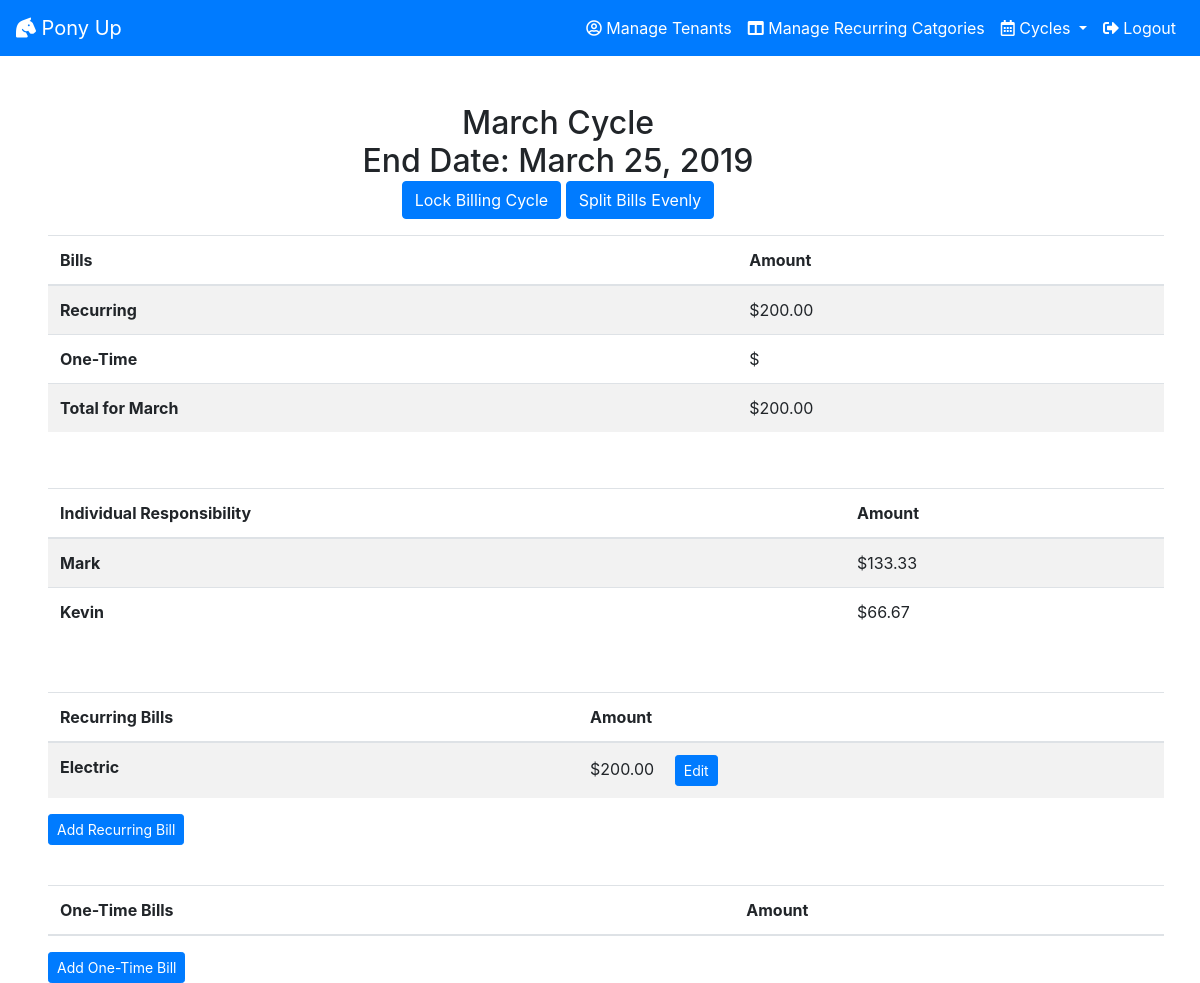
Before: /cycleDetail/51 (signed in) with the older database file.
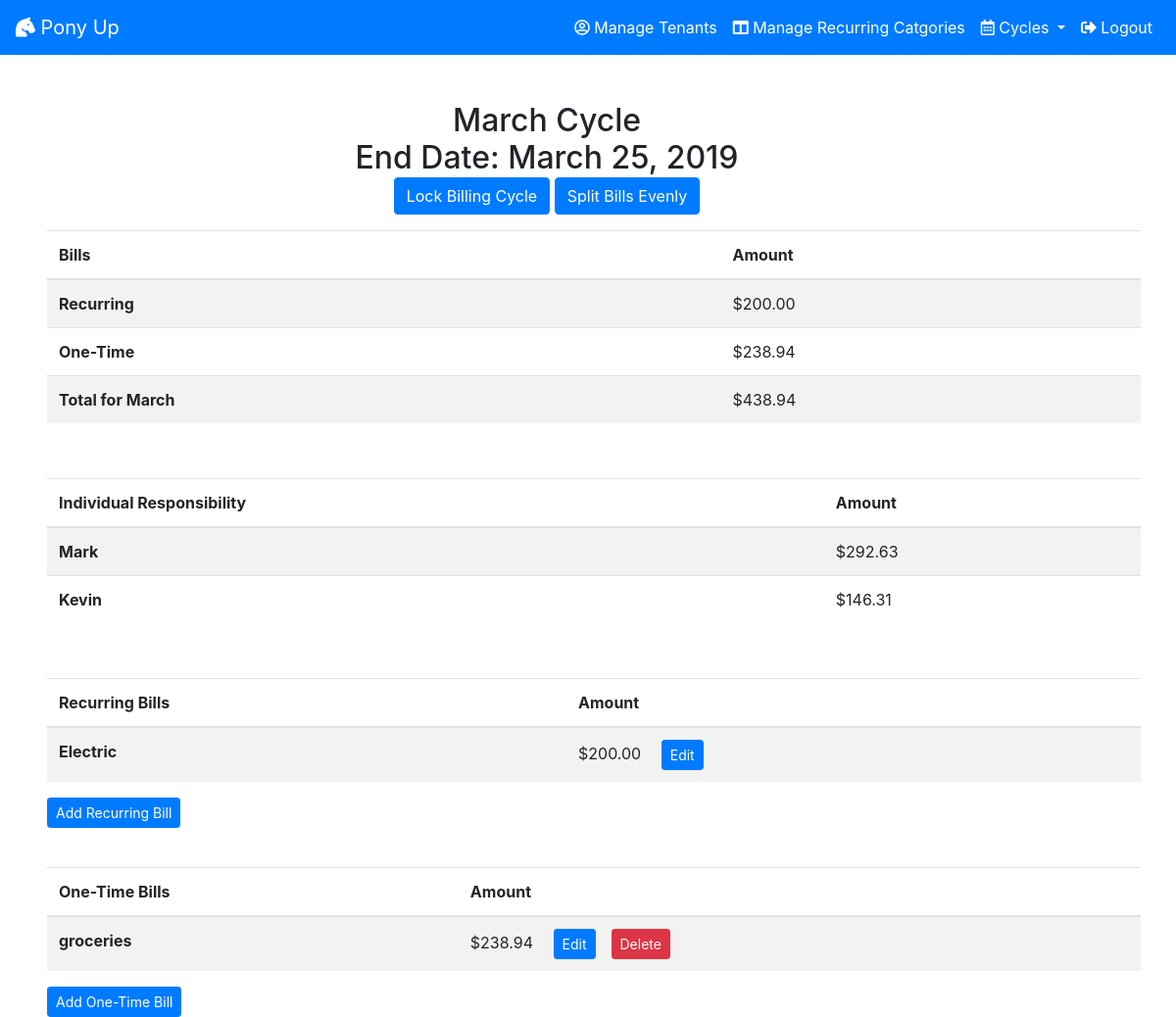
After: the same page with the newer database file.
### cycles/models.py (models this page shows, shortened)
class Tenant(models.Model):
    name =  models.CharField(max_length=100)
    income = models.DecimalField(max_digits=9, decimal_places=2)
    manager = models.ForeignKey(User, on_delete=models.CASCADE)
    deletedOn = models.DateField(default=None, null=True)
    cycle = models.ManyToManyField("Cycle", through='tenantCycle')

class Bills(models.Model):
    name = models.CharField(max_length=100)
    amount = models.DecimalField(max_digits=9, decimal_places=2)
    recurring = models.BooleanField(default=None, null=False)
    cycle = models.ForeignKey(Cycle, on_delete=models.CASCADE)
    manager = models.ForeignKey(User, on_delete=models.CASCADE)

### cycles/views/cyclelist.py (the view)
# urls.py: path('cycleDetail/<int:cycle_id>', views.cycleDetail, name='cycleDetail'),
def cycleDetail(request, cycle_id):
    managerId = request.user.id
    recurringBills = Bills.objects.filter(recurring=1, cycle=cycle_id)
    recurringBillsDue = Bills.objects.filter(
        recurring=1, cycle=cycle_id).aggregate(Sum('amount'))
    oneTimeBills = Bills.objects.filter(recurring=0, cycle=cycle_id)
    oneTimeBillsDue = Bills.objects.filter(
        recurring=0, cycle=cycle_id).aggregate(Sum('amount'))
    print(oneTimeBillsDue)
    cycle = get_object_or_404(Cycle, pk=cycle_id)
    allBillsDue = Bills.objects.filter(cycle=cycle_id).aggregate(Sum('amount'))
    allBillsDueInt = allBillsDue['amount__sum']
    currentTenants = Tenant.objects.filter(cycle=cycle_id)
    currentTenantsIncome = Tenant.objects.filter(
        cycle=cycle_id).aggregate(Sum('income'))
    currentTenantsIncomeInt = currentTenantsIncome['income__sum']
    percentAmtDueSplit = dict()
    duePerTenant = list()
    numberOfTenants = Tenant.objects.filter(cycle=cycle_id).count()
    if allBillsDueInt == None:
        allBillsDueInt = 0
    if cycle.split == 0:
        for tenant in currentTenants:
            if numberOfTenants == 1:
                duePerTenant = allBillsDueInt
            else:
                duePerTenant = allBillsDueInt/numberOfTenants
    elif cycle.split == 1:
        for tenant in currentTenants:
            tenantName = tenant.name
            incomePercent = tenant.income/currentTenantsIncomeInt
            percentAmtDue = allBillsDueInt*incomePercent
            percentAmtDueSplit[tenantName] = percentAmtDue
    context = {'recurringBills': recurringBills, 'recurringBillsDue': recurringBillsDue, 'allBillsDue': allBillsDue, 'oneTimeBillsDue': oneTimeBillsDue,
               'oneTimeBills': oneTimeBills, 'cycle': cycle, 'currentTenants': currentTenants, 'duePerTenant': duePerTenant, 'percentAmtDue': percentAmtDueSplit}
    return render(request, 'cycles/cycleDetail.html', context)

### cycles/templates/cycles/cycleDetail.html (shortened to what this page needs)
{% extends "cycles/index.html" %}
{% block content %}
<div class="maxWidth">
    <br>
    <br>
    <h2 class='mx-5 center'>{{ cycle.name }} Cycle</h2>
    <h2 class='mx-5 center'>End Date: {{ cycle.endDate }}</h2>
    <div class='center'>
        {% if cycle.inactive == 0 %}
        <a href="{% url 'cycles:cycleLock' cycle.id %}"><button
                class="btn btn-primary btn-md">Lock Billing
                Cycle</button></a>
        {% endif %}
        {% if cycle.split == 1 %}
        <a href="{% url 'cycles:percentSplit' cycle.id %}"><button
                class="btn btn-primary btn-md">Split Bills
                Evenly</button></a>
        {% endif %}
    </div>
    {% if cycle.split == 1 %}
    <table class="table table-striped mx-5 mt-3">
        <thead>
            <tr>
                <th scope="col">Bills</th>
                <th scope="col">Amount</th>
            </tr>
        </thead>
        <tbody>
            <tr>
                <th scope="row">Recurring</th>
                <td>${{ recurringBillsDue.amount__sum|floatformat:2 }}</td>
            </tr>
            <tr>
                <th scope="row">One-Time</th>
                <td>${{ oneTimeBillsDue.amount__sum|floatformat:2 }}</td>
            </tr>
            <tr>
                <th scope="row">Total for {{ cycle.name }}</th>
                <td>${{ allBillsDue.amount__sum|floatformat:2 }}</td>
            </tr>
        </tbody>
    </table>
    <br>
    <table class="table table-striped mx-5 mt-3">
        <thead>
            <tr>
                <th scope="col">Individual Responsibility</th>
                <th scope="col">Amount</th>
            </tr>
        </thead>
        <tbody>
            {% for tenant, due in percentAmtDue.items %}
            <tr>
                <th scope="row">{{ tenant }}</th>
                <td>${{ due|floatformat:2 }}</td>
            </tr>
            {% endfor %}
        </tbody>
    </table>
    {% endif %}
    <br>
    {% if cycle.inactive == 0 %}
    <table class="table table-striped mx-5 mt-3">
        <thead>
            <tr>
                <th scope="col">Recurring Bills</th>
                <th scope="col">Amount</th>
            </tr>
        </thead>
        <tbody>
            {% for bill in recurringBills%}
            <tr>
                <th scope="row">{{ bill.name }}</th>
                <td>${{ bill.amount }} <a href="{% url 'cycles:editBillForm' bill.id %}"><button
                            class="btn btn-primary btn-sm ml-3">Edit</button></a></td>
            </tr>
            {% endfor %}
        </tbody>
    </table>
    <a href="{% url 'cycles:addRecurringFormDetail' cycle.id %}"><button class="btn btn-primary btn-sm mx-5">Add
            Recurring
            Bill</button></a>
    <br>
    <br>
    <table class="table table-striped mx-5 mt-3">
        <thead>
            <tr>
                <th scope="col">One-Time Bills</th>
                <th scope="col">Amount</th>
            </tr>
        </thead>
        <tbody>
            {% for bill in oneTimeBills%}
            <tr>
                <th scope="row">{{ bill.name }}</th>
                <td>${{ bill.amount }} <a href="{% url 'cycles:editBillForm' bill.id %}"><button
                            class="btn btn-primary btn-sm ml-3">Edit</button></a><a
                        href="{% url 'cycles:deleteBill' bill.id %}"><button
                            class="btn btn-danger btn-sm ml-3">Delete</button></a></td>
            </tr>
            {% endfor %}
        </tbody>
    </table>
    <a href="{% url 'cycles:addOneTimeForm' cycle.id %}"><button class="btn btn-primary btn-sm mx-5">Add One-Time
            Bill</button></a>
    <br>
    {% endif %}
</div>
{% endblock %}

Changed rows visible on the page:
added Bills: name "groceries", amount "238.94"
Other visible differences:
{{ oneTimeBillsDue.amount__sum|floatformat:2 }}: (not shown) → "238.94"
{{ allBillsDue.amount__sum|floatformat:2 }}: "200.00" → "438.94"
new list line: "Mark"
new list line: "$ 292.63"
new list line: "Kevin"
new list line: "$ 146.31"
list line gone: "Mark"
list line gone: "$ 133.33"
list line gone: "Kevin"
list line gone: "$ 66.67"
